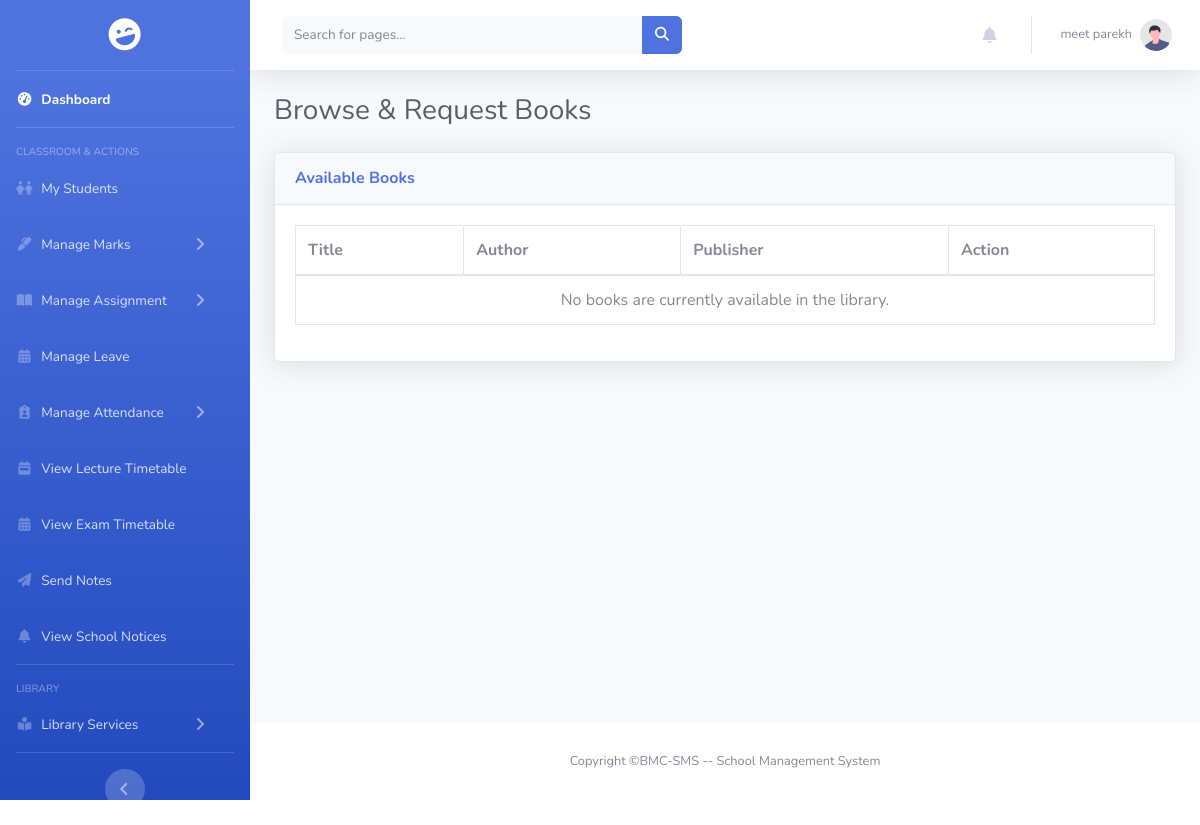
The app's page /pages/teacher/browse_books.php (signed in), older data.
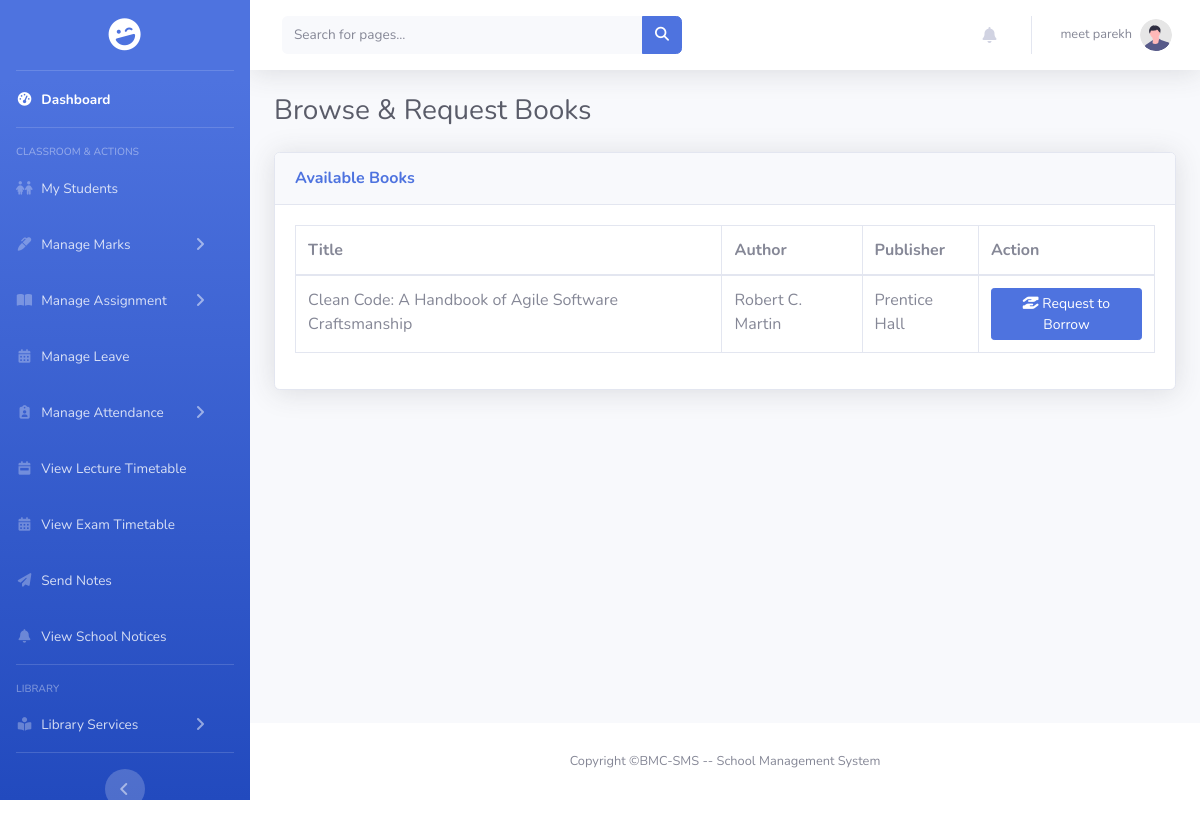
The same page, newer data.
### tables this page shows
CREATE TABLE `books` (
  `book_id` int(11) NOT NULL,
  `school_id` int(11) NOT NULL,
  `title` varchar(255) NOT NULL,
  `author` varchar(255) NOT NULL,
  `isbn` varchar(20) DEFAULT NULL,
  `publisher` varchar(255) DEFAULT NULL,
  `quantity_total` int(11) NOT NULL DEFAULT 0,
  `quantity_available` int(11) NOT NULL DEFAULT 0,
  `created_at` timestamp NOT NULL DEFAULT current_timestamp(),
  `file_path` varchar(255) DEFAULT NULL,
  `is_digital` tinyint(1) NOT NULL DEFAULT 0
);

### encryption.php (called while the page is built, shortened)
<?php
function decrypt_id($encrypted)
{
    return openssl_decrypt($encrypted, ENCRYPTION_METHOD, ENCRYPTION_KEY, 0, ENCRYPTION_IV);
}

### pages/teacher/browse_books.php (the view, shortened to what this page needs)
<?php
include_once '../../includes/connect.php';
include_once '../../encryption.php';
$user_id = null;
$school_id = null;
if (isset($_COOKIE['encrypted_user_id'])) {
    $user_id = decrypt_id($_COOKIE['encrypted_user_id']);
}
if ($user_id) {
    $stmt = $conn->prepare("SELECT school_id FROM teacher WHERE id = ?");
    $stmt->bind_param("i", $user_id);
    $stmt->execute();
    $result = $stmt->get_result();
    if ($data = $result->fetch_assoc()) {
        $school_id = $data['school_id'];
    }
}
$sql = "SELECT book_id, title, author, isbn, publisher FROM books WHERE school_id = ? AND quantity_available > 0 ORDER BY title";
$stmt_books = $conn->prepare($sql);
$stmt_books->bind_param("i", $school_id);
$stmt_books->execute();
$books = $stmt_books->get_result()->fetch_all(MYSQLI_ASSOC);
?>
<!DOCTYPE html>
<html lang="en">
<head>
    <link href="../../assets/vendor/fontawesome-free/css/all.min.css" rel="stylesheet" type="text/css">
    <link href="../../assets/css/sb-admin-2.min.css" rel="stylesheet">
    <link rel="stylesheet" href="https://cdnjs.cloudflare.com/ajax/libs/font-awesome/6.5.2/css/all.min.css" />
    <link rel="stylesheet" href="../../assets/css/sidebar.css">
    <link rel="stylesheet" href="../../assets/css/scrollbar_hidden.css">
</head>
<body id="page-top">
    <div id="wrapper">
        <?php include '../../includes/sidebar.php'; ?>
        <div id="content-wrapper" class="d-flex flex-column">
            <div id="content">
                <?php include_once '../../includes/header.php'; ?>
                <div class="container-fluid">
                    <h1 class="h3 mb-4 text-gray-800">Browse & Request Books</h1>
                    <div class="card shadow mb-4">
                        <div class="card-header py-3">
                            <h6 class="m-0 font-weight-bold text-primary">Available Books</h6>
                        </div>
                        <div class="card-body">
                            <div class="table-responsive">
                                <table class="table table-bordered" id="dataTable" width="100%" cellspacing="0">
                                    <thead>
                                        <tr>
                                            <th>Title</th>
                                            <th>Author</th>
                                            <th>Publisher</th>
                                            <th>Action</th>
                                        </tr>
                                    </thead>
                                    <tbody>
                                        <?php if (!empty($books)): ?>
                                            <?php foreach ($books as $book): ?>
                                                <tr>
                                                    <td><?php echo htmlspecialchars($book['title']); ?></td>
                                                    <td><?php echo htmlspecialchars($book['author']); ?></td>
                                                    <td><?php echo htmlspecialchars($book['publisher']); ?></td>
                                                    <td>
                                                        <button type="button" class="btn btn-primary btn-sm request-btn"
                                                                data-toggle="modal"
                                                                data-target="#requestModal"
                                                                data-book-id="<?php echo $book['book_id']; ?>"
                                                                data-book-title="<?php echo htmlspecialchars($book['title']); ?>">
                                                            <i class="fas fa-hand-holding-hand"></i> Request to Borrow
                                                        </button>
                                                    </td>
                                                </tr>
                                            <?php endforeach; ?>
                                        <?php else: ?>
                                            <tr><td colspan="4" class="text-center">No books are currently available in the library.</td></tr>
                                        <?php endif; ?>
                                    </tbody>
                                </table>
                            </div>
                        </div>
                    </div>
                </div>
            </div>
            <?php include_once '../../includes/footer.php'; ?>
        </div>
    </div>
</body>
</html>

Row changes from the older to the newer data that the page shows:
added books: title "Clean Code: A Handbook of Agile Software Craftsmanship", author "Robert C. Martin", publisher "Prentice Hall"
Text that changed along with them:
text no longer shown: "No books are currently available in the library."
